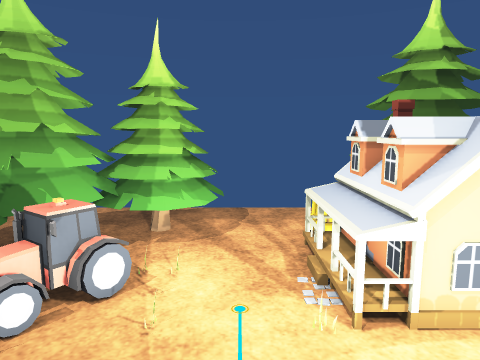
view 1 (above)

16 first-person views from a walk through a 3-D level made in the Unity game engine. The camera is 1.5 m above the floor, tilts 8° down and sees 70° across. The floor is counted in squares, 0.5 m on a side. Each view is taken from the middle of a square. On the plan, view 1 faces up. The plan holds only what a view shows up to about 20 squares ahead; the rest is blank. The place goes on beyond the plan. The player is left out. Some surface patterns are stand-ins.

view 2
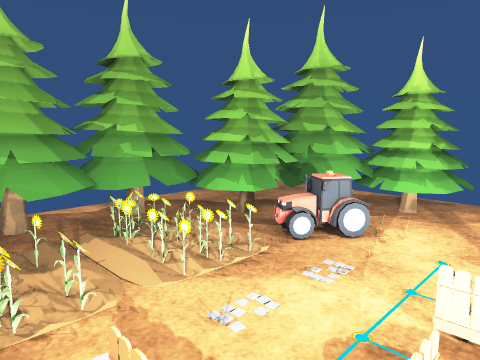

view 3
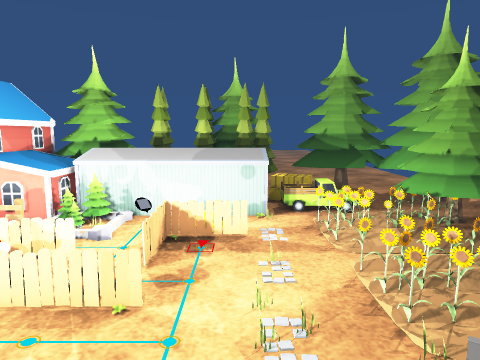

view 4
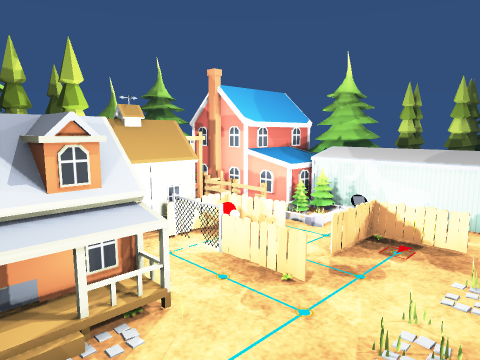

view 5
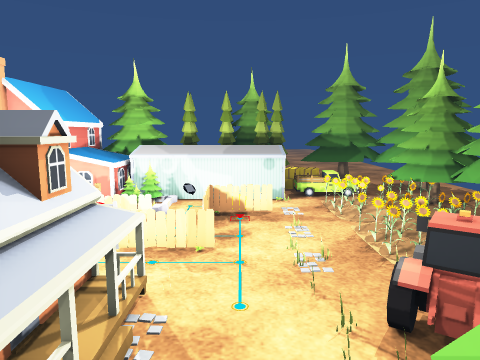

view 6
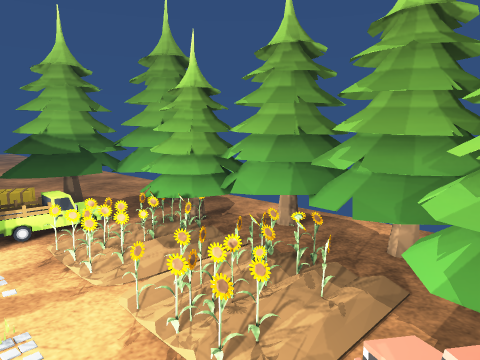

view 7
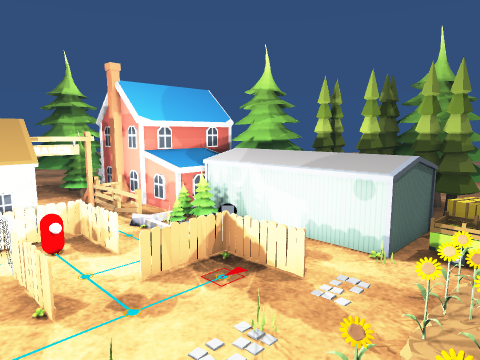

view 8
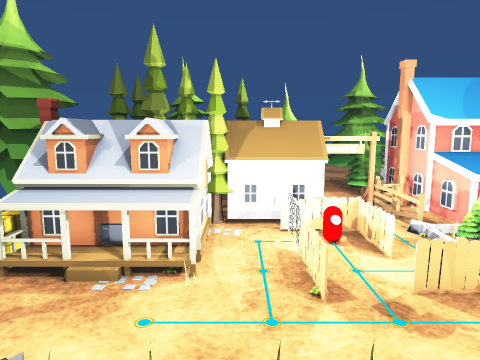

view 9
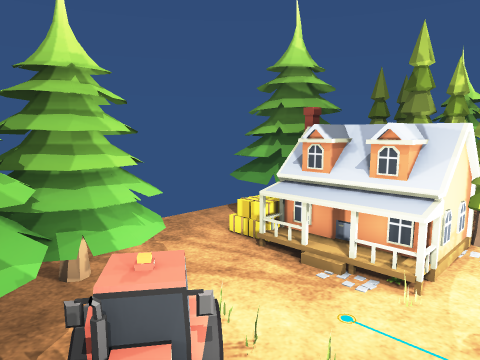

view 10
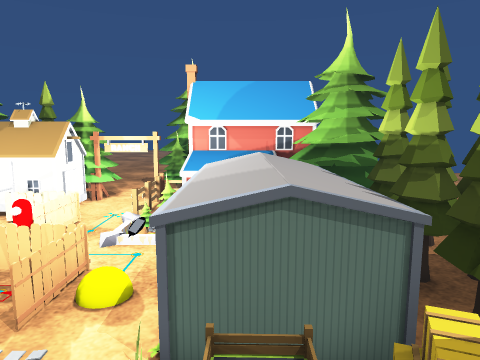

view 11
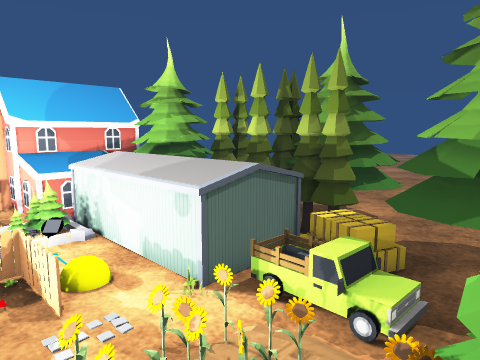

view 12
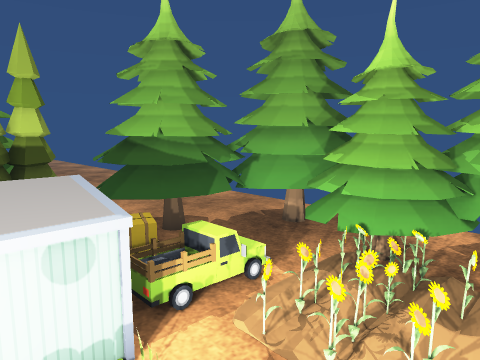

view 13
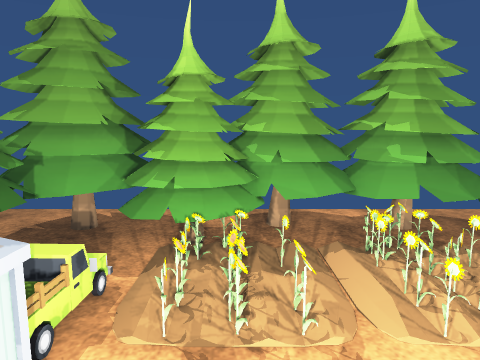

view 14
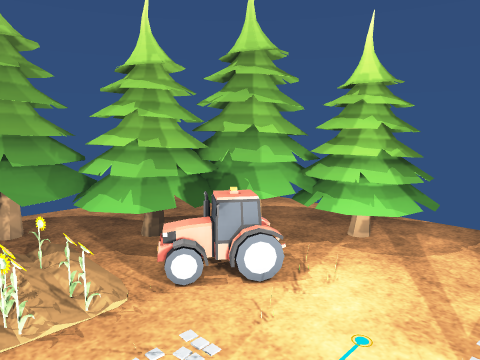

view 15
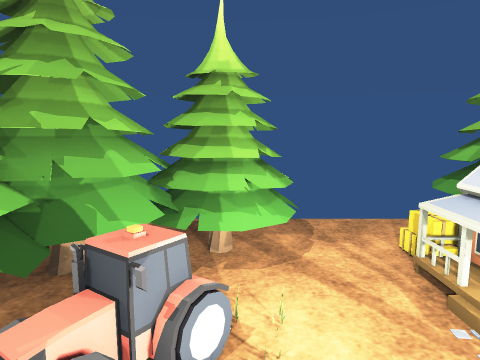

view 16
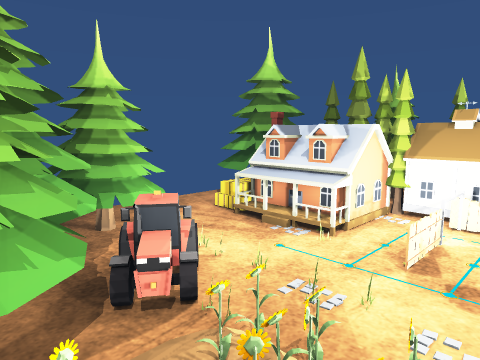

### Floor plan
Key: @ floor where view 1 was taken; # wall or solid block; . main floor; : floor 0.75 m higher than the main floor; / step, stairs or slope; = window, fence, low wall or low ledge; v drop or lower ground; T tree; F fence; O other object.
Columns run from 10 left of view 1 to 11 right of it. Each row starts with its distance up from view 1.
 13  .............  T
 12  ...   TT ....TTT
 11  .  TTTTTT...TTTTT
 10    TTTTTTT... TTTT
  9    TTTTTT...OOOTT
  8    TTTT.....OOO  T TT
  7    TTT.//...OOO TTTTT
  6   TTTT.:/...OOO TTTTT
  5 TTTTTTOO....OOOOTT T
  4 TTTTT.......... ##
  3 TTTT . ........O##
  2 TTTO   ........O## TT
  1 TTT    .........=##TT
  0 TTT.......@........O.
 -1 TTT    ....../...F.O.T
 -2 TT    O......///.F.OTT
 -3 vv  O  .....///OOOOO#T
 -4 vTTT....OOOOOOOOOOOO
 -5 T TT.OO/OOOOOOOOOOOO
 -6 TTTT..//OOOOOOOO OOO
 -7 TTTTTT OOOOOOOTTTTOO
 -8 TTTTTT TTTTT.TTTTT O
 -9 TTTTTTTTTTTTTTTTTT
-10   TTTTTTTTTTTTTTTT

Positions as (right, up) in squares from view 1, and headings:
1: (0, 0), facing up
2: (2, -3), facing up-left
3: (-1, 8), facing down
4: (-3, 8), facing down-right
5: (0, 11), facing down
6: (-1, 6), facing down-left
7: (-5, 4), facing down-right
8: (-5, 4), facing right
9: (-5, 3), facing up-right
10: (-6, -5), facing right
11: (-7, 0), facing down-right
12: (0, 0), facing down-left
13: (1, -2), facing left
14: (2, 1), facing up-left
15: (-2, 2), facing up
16: (-7, 0), facing up-right
